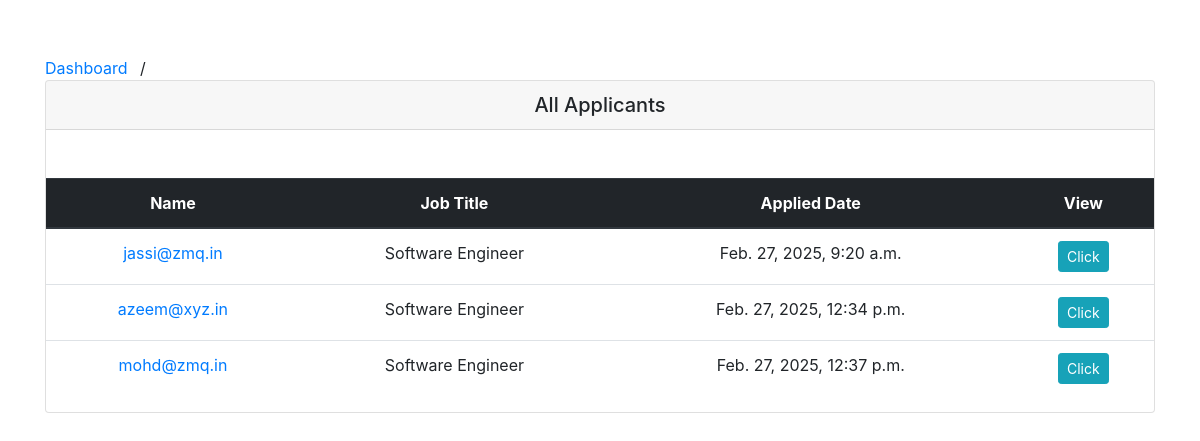
The page /JobApp/dashboard/employer/applicants_list/25 on the database its author committed.
### JobApp/models.py (models this page shows, shortened)
class Applicant(models.Model):
    user= models.ForeignKey(CustomUser, on_delete=models.CASCADE)
    job= models.ForeignKey(Job, on_delete=models.CASCADE)
    timestamp=models.DateTimeField(auto_now_add=True)

class Job(models.Model):
    recruiter = models.ForeignKey(
        CustomUser,
        on_delete=models.CASCADE,
        limit_choices_to={'user_type': 'recruiter'}
    )
    title = models.CharField(max_length=255)
    description = models.TextField()
    location = models.CharField(max_length=255)
    job_type = models.CharField(
        max_length=50,
        choices=[
            ('full-time', 'Full-time'),
            ('part-time', 'Part-time'),
            ('internship', 'Internship')
        ]
    )
    salary = models.DecimalField(
        max_digits=10,
        decimal_places=2,
        null=True,
        blank=True
    )
    skills =models.ManyToManyField("Skill", related_name='technical_skill',blank=True)
    requirements = models.TextField(help_text="List of job requirements")
    experience_required = models.CharField(
        max_length=100,
        help_text="Required experience level"
    )
    specifications = models.TextField(
        null=True,
        blank=True,
        help_text="Any other specific requirements"
    )
    education=models.CharField(_("Education"), max_length=50,choices=education, default='masters')
    language=models.CharField(_("Languages"), max_length=50,choices=language,default='eng')
    schedule=models.CharField(_("Shift and schedule"), max_length=50,choices=shift,default='morning')
    work_mode = models.CharField(
        max_length=10,
        choices=WORK_MODE_CHOICES,
        default='Onsite',  # Default to 'Onsite'
    )
    created_at = models.DateTimeField(auto_now_add=True, null=True)
    updated_at = models.DateTimeField(auto_now=True, null=True)
    is_published = models.BooleanField(default=False)
    is_closed = models.BooleanField(default=False)
    Vacancy = models.CharField(max_length=10, null=True)
    end_date = models.DateField(max_length=20, null=True,default='None')
    gender = models.CharField(max_length=30,choices=gender_chioce ,blank=True)
    likes=models.ManyToManyField(CustomUser,related_name='job_likes')

### users/models.py (models this page shows, shortened)
class CustomUser(AbstractBaseUser,PermissionsMixin):
    username=None  #Removed the username field*/
    email = models.EmailField(_("email address"), unique=True)
    first_name = models.CharField(max_length=100)
    last_name = models.CharField(max_length=100)
    is_staff = models.BooleanField(default=False)
    is_active = models.BooleanField(default=True)
    date_joined = models.DateTimeField(_("join date"), default=timezone.now)
    USER_TYPE_CHOICES = (
        ('candidate', 'Candidate'),
        ('recruiter', 'Recruiter'),
    )
    user_type = models.CharField(max_length=10,choices=USER_TYPE_CHOICES)
    USERNAME_FIELD="email"
    REQUIRED_FIELDS=[]
    objects=CustomUserManager()

### JobApp/views.py (the view)
# urls.py: path('dashboard/employer/applicants_list/<int:id>', views.applicants_list, name='applicants_list'),
def applicants_list(request,id):
    all_applicants=get_list_or_404(Applicant,job=id)
    context={'all_applicants':all_applicants}
    template_name='JobApp/applicants_list.html'
    return render(request, template_name, context)

### templates/JobApp/applicants_list.html (shortened to what this page needs)
{% extends 'base.html' %}
{% load static %}
{% block content %}
<section class="section-hero overlay inner-page bg-image" style="background-image: url(/static/images/hero_4.jpg);"
    id="home-section">
    <div class="container">
        <div class="row">
            <div class="col-md-7">
                <h1 class="text-white font-weight-bold">All Applicants </h1>
                <div class="custom-breadcrumbs">
                    <a href="{% url 'JobApp:dashboard_view' %}">Dashboard</a> <span class="mx-2 slash">/</span>
                    <span class="text-white"><strong>All Applicants </strong></span>
                </div>
            </div>
        </div>
    </div>
</section>
<section class="site-section">
    <div class="container">
        <div class="row">
            <div class="col-lg-12 mb-5">
                <div class="card">
                    <h5 class="card-header text-center mb-5"> All Applicants </h5>
                    <div class="table-responsive">
                        <table class="table text-center">
                            <thead class="thead-dark">
                                <tr>
                                    <th>Name</th>
                                    <th>Job Title</th>
                                    <th>Applied Date</th>
                                    <th>View </th>
                                </tr>
                            </thead>
                            <tbody>
                                {% for applicant in all_applicants %}
                                <tr>
                                    <td class="text-center"><a href="">{{ applicant.user.email }}</a></td     >
                                    <td>{{ applicant.job.title }}</td>
                                    <td>{{ applicant.timestamp }}</td>
                                    <td>
                                        <a class="btn btn-info btn-sm" href="{% url 'JobApp:applicant_details' applicant.user.id %}"
                                                role="button">
                                            Click
                                        </a>
                                    </td>
                                </tr>
                                {% endfor %}
                            </tbody>
                        </table>
                    </div>
                </div>
            </div>
        </div>
    </div>
</section>
{% endblock %}

### rows shown on the page
Applicant: user.email "jassi@zmq.in", job "Software Engineer", timestamp "Feb. 27, 2025, 9:20 a.m."
Applicant: user.email "azeem@xyz.in", job "Software Engineer", timestamp "Feb. 27, 2025, 12:34 p.m."
Applicant: user.email "mohd@zmq.in", job "Software Engineer", timestamp "Feb. 27, 2025, 12:37 p.m."
